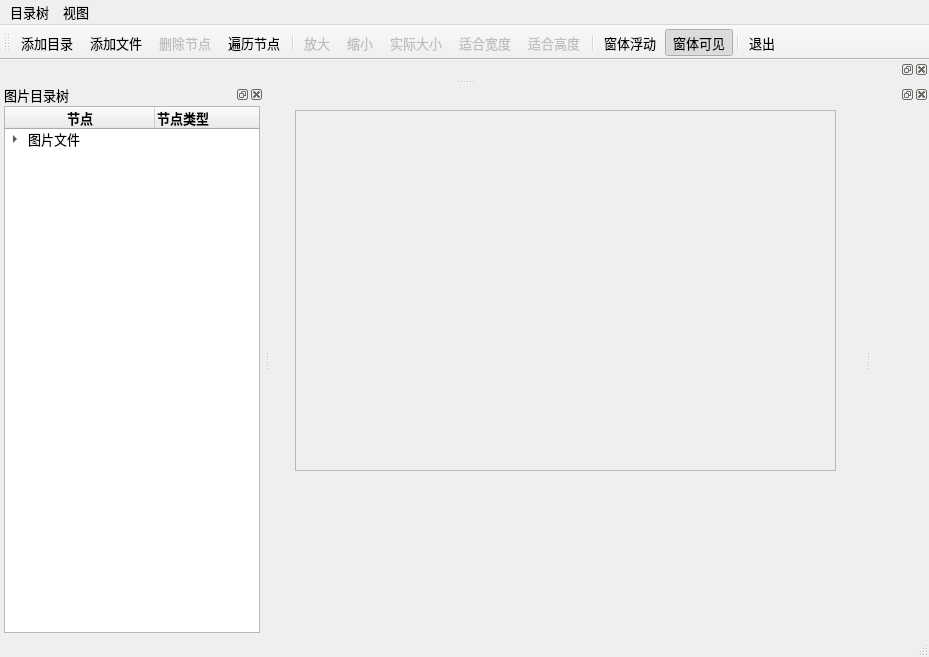
<?xml version="1.0" encoding="UTF-8"?>
<ui version="4.0">
 <class>MainWindow</class>
 <widget class="QMainWindow" name="MainWindow">
  <property name="geometry">
   <rect>
    <x>0</x>
    <y>0</y>
    <width>929</width>
    <height>657</height>
   </rect>
  </property>
  <property name="font">
   <font>
    <pointsize>10</pointsize>
   </font>
  </property>
  <property name="windowTitle">
   <string>QTreeWidget的使用</string>
  </property>
  <widget class="QWidget" name="centralWidget">
   <widget class="QScrollArea" name="scrollArea">
    <property name="geometry">
     <rect>
      <x>25</x>
      <y>25</y>
      <width>541</width>
      <height>361</height>
     </rect>
    </property>
    <property name="minimumSize">
     <size>
      <width>200</width>
      <height>0</height>
     </size>
    </property>
    <property name="sizeAdjustPolicy">
     <enum>QAbstractScrollArea::AdjustIgnored</enum>
    </property>
    <property name="widgetResizable">
     <bool>true</bool>
    </property>
    <property name="alignment">
     <set>Qt::AlignCenter</set>
    </property>
    <widget class="QWidget" name="scrollAreaWidgetContents">
     <property name="geometry">
      <rect>
       <x>0</x>
       <y>0</y>
       <width>539</width>
       <height>359</height>
      </rect>
     </property>
     <layout class="QVBoxLayout" name="verticalLayout_2">
      <item>
       <widget class="QLabel" name="LabPicture">
        <property name="text">
         <string/>
        </property>
        <property name="scaledContents">
         <bool>false</bool>
        </property>
        <property name="alignment">
         <set>Qt::AlignCenter</set>
        </property>
       </widget>
      </item>
     </layout>
    </widget>
   </widget>
  </widget>
  <widget class="QMenuBar" name="menuBar">
   <property name="geometry">
    <rect>
     <x>0</x>
     <y>0</y>
     <width>929</width>
     <height>23</height>
    </rect>
   </property>
   <widget class="QMenu" name="menuPic">
    <property name="title">
     <string>目录树</string>
    </property>
    <addaction name="actAddFolder"/>
    <addaction name="actAddFiles"/>
    <addaction name="actDeleteItem"/>
    <addaction name="actScanItems"/>
    <addaction name="separator"/>
    <addaction name="actQuit"/>
   </widget>
   <widget class="QMenu" name="menuView">
    <property name="title">
     <string>视图</string>
    </property>
    <addaction name="actZoomIn"/>
    <addaction name="actZoomOut"/>
    <addaction name="actZoomRealSize"/>
    <addaction name="actZoomFitW"/>
    <addaction name="actZoomFitH"/>
   </widget>
   <addaction name="menuPic"/>
   <addaction name="menuView"/>
  </widget>
  <widget class="QToolBar" name="mainToolBar">
   <property name="toolButtonStyle">
    <enum>Qt::ToolButtonTextUnderIcon</enum>
   </property>
   <attribute name="toolBarArea">
    <enum>TopToolBarArea</enum>
   </attribute>
   <attribute name="toolBarBreak">
    <bool>false</bool>
   </attribute>
   <addaction name="actAddFolder"/>
   <addaction name="actAddFiles"/>
   <addaction name="actDeleteItem"/>
   <addaction name="actScanItems"/>
   <addaction name="separator"/>
   <addaction name="actZoomIn"/>
   <addaction name="actZoomOut"/>
   <addaction name="actZoomRealSize"/>
   <addaction name="actZoomFitW"/>
   <addaction name="actZoomFitH"/>
   <addaction name="separator"/>
   <addaction name="actDockFloat"/>
   <addaction name="actDockVisible"/>
   <addaction name="separator"/>
   <addaction name="actQuit"/>
  </widget>
  <widget class="QStatusBar" name="statusBar"/>
  <widget class="QDockWidget" name="dockWidget">
   <property name="features">
    <set>QDockWidget::AllDockWidgetFeatures</set>
   </property>
   <property name="allowedAreas">
    <set>Qt::LeftDockWidgetArea|Qt::RightDockWidgetArea</set>
   </property>
   <property name="windowTitle">
    <string>图片目录树</string>
   </property>
   <attribute name="dockWidgetArea">
    <number>1</number>
   </attribute>
   <widget class="QWidget" name="dockWidgetContents">
    <layout class="QVBoxLayout" name="verticalLayout">
     <property name="leftMargin">
      <number>4</number>
     </property>
     <property name="topMargin">
      <number>2</number>
     </property>
     <property name="rightMargin">
      <number>4</number>
     </property>
     <property name="bottomMargin">
      <number>2</number>
     </property>
     <item>
      <widget class="QTreeWidget" name="treeFiles">
       <property name="columnCount">
        <number>2</number>
       </property>
       <attribute name="headerDefaultSectionSize">
        <number>150</number>
       </attribute>
       <column>
        <property name="text">
         <string>节点</string>
        </property>
        <property name="font">
         <font>
          <weight>75</weight>
          <bold>true</bold>
         </font>
        </property>
        <property name="textAlignment">
         <set>AlignCenter</set>
        </property>
       </column>
       <column>
        <property name="text">
         <string>节点类型</string>
        </property>
        <property name="font">
         <font>
          <weight>75</weight>
          <bold>true</bold>
         </font>
        </property>
        <property name="textAlignment">
         <set>AlignLeading|AlignVCenter</set>
        </property>
       </column>
       <item>
        <property name="text">
         <string>图片文件</string>
        </property>
        <property name="icon">
         <iconset resource="res.qrc">
          <normaloff>:/images/icons/15.ico</normaloff>:/images/icons/15.ico</iconset>
        </property>
        <item>
         <property name="text">
          <string>分组节点</string>
         </property>
         <property name="icon">
          <iconset resource="res.qrc">
           <normaloff>:/images/icons/open3.bmp</normaloff>:/images/icons/open3.bmp</iconset>
         </property>
         <item>
          <property name="text">
           <string>图片节点</string>
          </property>
          <property name="icon">
           <iconset resource="res.qrc">
            <normaloff>:/images/icons/31.ico</normaloff>:/images/icons/31.ico</iconset>
          </property>
         </item>
        </item>
        <item>
         <property name="text">
          <string>分组2</string>
         </property>
         <item>
          <property name="text">
           <string>图片2</string>
          </property>
          <property name="icon">
           <iconset resource="res.qrc">
            <normaloff>:/images/icons/31.ico</normaloff>:/images/icons/31.ico</iconset>
          </property>
         </item>
        </item>
       </item>
      </widget>
     </item>
    </layout>
   </widget>
  </widget>
  <widget class="QDockWidget" name="dockWidget_2">
   <attribute name="dockWidgetArea">
    <number>4</number>
   </attribute>
   <widget class="QWidget" name="dockWidgetContents_2"/>
  </widget>
  <widget class="QDockWidget" name="dockWidget_3">
   <attribute name="dockWidgetArea">
    <number>2</number>
   </attribute>
   <widget class="QWidget" name="dockWidgetContents_3"/>
  </widget>
  <action name="actAddFolder">
   <property name="icon">
    <iconset resource="res.qrc">
     <normaloff>:/images/icons/open3.bmp</normaloff>:/images/icons/open3.bmp</iconset>
   </property>
   <property name="text">
    <string>添加目录...</string>
   </property>
   <property name="toolTip">
    <string>添加目录</string>
   </property>
   <property name="shortcut">
    <string>Ctrl+F</string>
   </property>
  </action>
  <action name="actAddFiles">
   <property name="icon">
    <iconset resource="res.qrc">
     <normaloff>:/images/icons/824.bmp</normaloff>:/images/icons/824.bmp</iconset>
   </property>
   <property name="text">
    <string>添加文件...</string>
   </property>
   <property name="toolTip">
    <string>添加文件</string>
   </property>
   <property name="shortcut">
    <string>Ctrl+N</string>
   </property>
  </action>
  <action name="actZoomIn">
   <property name="enabled">
    <bool>false</bool>
   </property>
   <property name="icon">
    <iconset resource="res.qrc">
     <normaloff>:/images/icons/418.bmp</normaloff>:/images/icons/418.bmp</iconset>
   </property>
   <property name="text">
    <string>放大</string>
   </property>
   <property name="toolTip">
    <string>放大图片</string>
   </property>
   <property name="shortcut">
    <string>Ctrl+I</string>
   </property>
  </action>
  <action name="actZoomOut">
   <property name="enabled">
    <bool>false</bool>
   </property>
   <property name="icon">
    <iconset resource="res.qrc">
     <normaloff>:/images/icons/416.bmp</normaloff>:/images/icons/416.bmp</iconset>
   </property>
   <property name="text">
    <string>缩小</string>
   </property>
   <property name="toolTip">
    <string>缩小图片</string>
   </property>
   <property name="shortcut">
    <string>Ctrl+O</string>
   </property>
  </action>
  <action name="actZoomRealSize">
   <property name="enabled">
    <bool>false</bool>
   </property>
   <property name="icon">
    <iconset resource="res.qrc">
     <normaloff>:/images/icons/414.bmp</normaloff>:/images/icons/414.bmp</iconset>
   </property>
   <property name="text">
    <string>实际大小</string>
   </property>
   <property name="toolTip">
    <string>图片实际大小显示</string>
   </property>
  </action>
  <action name="actZoomFitW">
   <property name="enabled">
    <bool>false</bool>
   </property>
   <property name="icon">
    <iconset resource="res.qrc">
     <normaloff>:/images/icons/424.bmp</normaloff>:/images/icons/424.bmp</iconset>
   </property>
   <property name="text">
    <string>适合宽度</string>
   </property>
   <property name="toolTip">
    <string>适合宽度显示</string>
   </property>
   <property name="shortcut">
    <string>Ctrl+W</string>
   </property>
  </action>
  <action name="actDeleteItem">
   <property name="enabled">
    <bool>false</bool>
   </property>
   <property name="icon">
    <iconset resource="res.qrc">
     <normaloff>:/images/icons/delete1.bmp</normaloff>:/images/icons/delete1.bmp</iconset>
   </property>
   <property name="text">
    <string>删除节点</string>
   </property>
   <property name="toolTip">
    <string>删除节点</string>
   </property>
  </action>
  <action name="actQuit">
   <property name="icon">
    <iconset resource="res.qrc">
     <normaloff>:/images/icons/exit.bmp</normaloff>:/images/icons/exit.bmp</iconset>
   </property>
   <property name="text">
    <string>退出</string>
   </property>
   <property name="toolTip">
    <string>退出本系统</string>
   </property>
  </action>
  <action name="actZoomFitH">
   <property name="enabled">
    <bool>false</bool>
   </property>
   <property name="icon">
    <iconset resource="res.qrc">
     <normaloff>:/images/icons/426.bmp</normaloff>:/images/icons/426.bmp</iconset>
   </property>
   <property name="text">
    <string>适合高度</string>
   </property>
   <property name="shortcut">
    <string>Ctrl+H</string>
   </property>
  </action>
  <action name="actScanItems">
   <property name="icon">
    <iconset resource="res.qrc">
     <normaloff>:/images/icons/fold.bmp</normaloff>:/images/icons/fold.bmp</iconset>
   </property>
   <property name="text">
    <string>遍历节点</string>
   </property>
   <property name="toolTip">
    <string>遍历节点</string>
   </property>
  </action>
  <action name="actDockVisible">
   <property name="checkable">
    <bool>true</bool>
   </property>
   <property name="checked">
    <bool>true</bool>
   </property>
   <property name="icon">
    <iconset resource="res.qrc">
     <normaloff>:/images/icons/414.bmp</normaloff>:/images/icons/414.bmp</iconset>
   </property>
   <property name="text">
    <string>窗体可见</string>
   </property>
   <property name="toolTip">
    <string>窗体可见</string>
   </property>
  </action>
  <action name="actDockFloat">
   <property name="checkable">
    <bool>true</bool>
   </property>
   <property name="checked">
    <bool>false</bool>
   </property>
   <property name="icon">
    <iconset resource="res.qrc">
     <normaloff>:/images/icons/814.bmp</normaloff>:/images/icons/814.bmp</iconset>
   </property>
   <property name="text">
    <string>窗体浮动</string>
   </property>
   <property name="toolTip">
    <string>窗体浮动</string>
   </property>
  </action>
 </widget>
 <layoutdefault spacing="6" margin="11"/>
 <resources>
  <include location="res.qrc"/>
 </resources>
 <connections>
  <connection>
   <sender>actQuit</sender>
   <signal>triggered()</signal>
   <receiver>MainWindow</receiver>
   <slot>close()</slot>
   <hints>
    <hint type="sourcelabel">
     <x>-1</x>
     <y>-1</y>
    </hint>
    <hint type="destinationlabel">
     <x>522</x>
     <y>286</y>
    </hint>
   </hints>
  </connection>
 </connections>
</ui>
